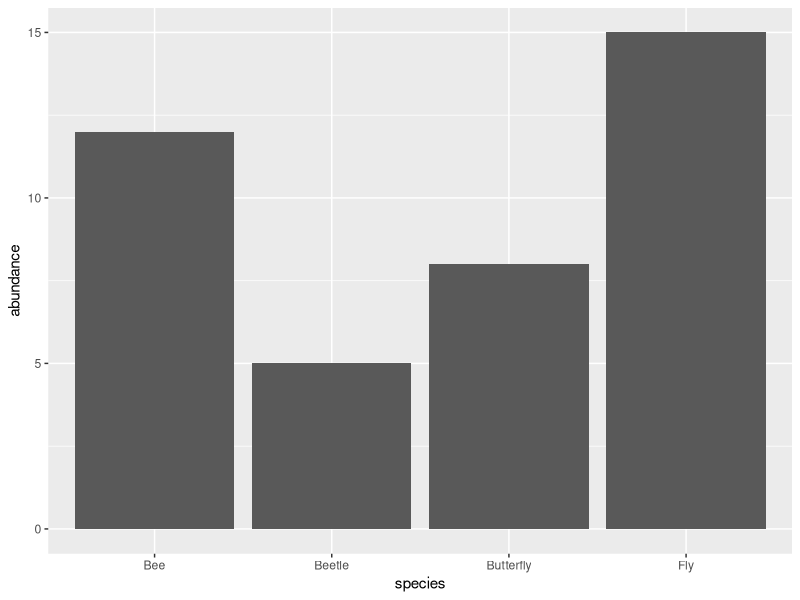

Reproduce this figure in R.
## ---- chunk 1
x <- 23
## ---- chunk 2
x + 3   # Add 3 to x
x * 40  # Multiple x by 40
x %% 3  # Return the remainder of x / 3 (modulo) 
## ---- chunk 3
mean(x) # Calculates mean of our variable x
mean(x, na.rm = TRUE) # Calculates mean of our variable x, but also removes any NA values
sum(c(x, x, x)) # Calculates the sum of a vector containing three x variables
## ---- chunk 4
library(tidyverse)
## ---- chunk 5
data <- data.frame(
  species = c("Bee", "Butterfly", "Fly", "Beetle"),
  abundance = c(12, 8, 15, 5)
)

data
## ---- chunk 6
library(ggplot2)

ggplot(data, aes(x = species, y = abundance)) +
  geom_col()
